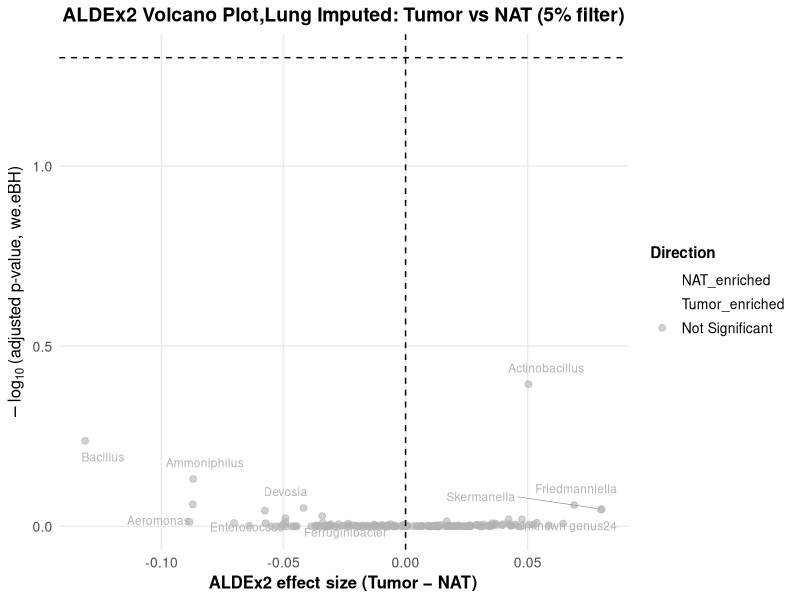
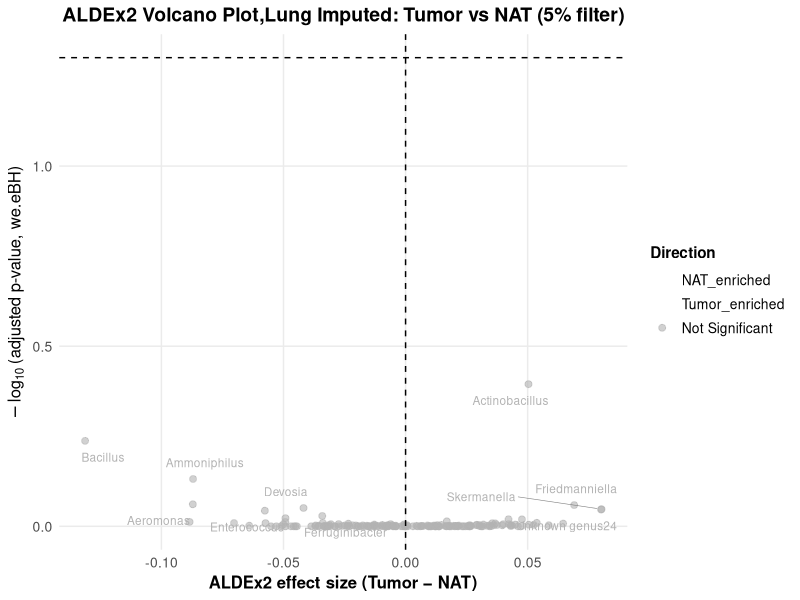
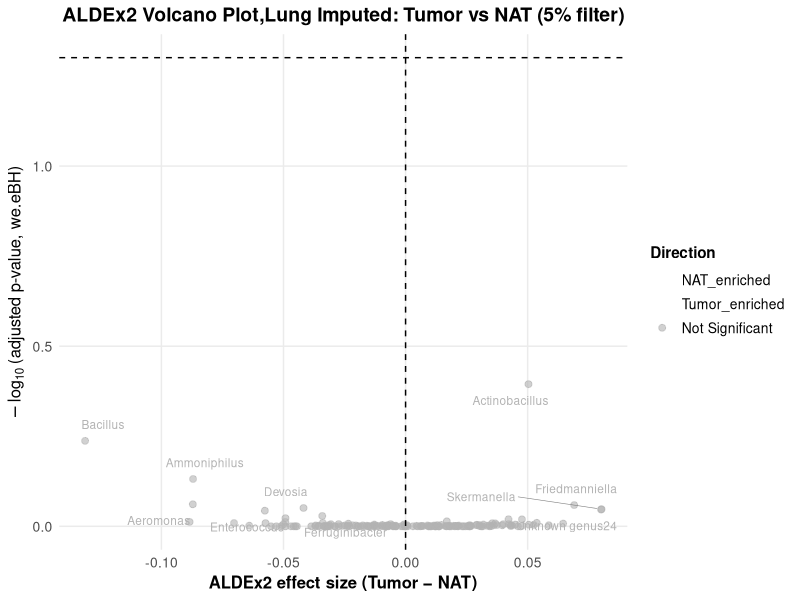

Recreate these plots in R, in order.
setwd("C:/Users/sanyu/OneDrive/Desktop/Lung_new/Viz/Aldex2")
library(ggplot2)
library(ggrepel)
library(dplyr)


# Load the data (full ALDEx2 table with all taxa)
# Columns: taxon, we.ep, we.eBH, wi.ep, wi.eBH, rab.*, diff.*, effect,
#          overlap, p_we, q_we, p_wi, q_wi, p_min, significant, direction
data <- read.csv("imp5pct.csv", header = TRUE)

# Use we.eBH as the adjusted p-value
padj_cutoff <- 0.05

# Add padj, -log10(padj) and direction label
data <- data %>%
  mutate(
    # adjusted p-value (Welch test BH)
    padj = we.eBH,
    
    # Y-axis: -log10(adjusted p-value)
    neglog10padj = -log10(padj),
    
    # Direction based on effect sign + padj
    direction_label = case_when(
      padj < padj_cutoff & effect > 0 ~ "Tumor_enriched",
      padj < padj_cutoff & effect < 0 ~ "NAT_enriched",
      TRUE                            ~ "Not Significant"
    )
  )

# Decide which taxa to label:
# If there are significant taxa, label those,
# otherwise label top 10 by lowest padj
n_significant <- sum(data$padj < padj_cutoff, na.rm = TRUE)

if (n_significant > 0) {
  label_data <- data %>%
    filter(padj < padj_cutoff)
  cat("Found", n_significant, "significant genera to label\n")
} else {
  label_data <- data %>%
    arrange(padj) %>%
    slice_head(n = 10)
  cat("No significant genera found. Labeling top 10 by padj\n")
}

# Keep only finite values for plotting
plot_data <- data %>%
  filter(is.finite(effect), is.finite(neglog10padj))

# Ordered factor for legend
plot_data$direction_label <- factor(
  plot_data$direction_label,
  levels = c("NAT_enriched", "Tumor_enriched", "Not Significant")
)

# Color palette
dir_cols <- c(
  "Tumor_enriched"  = "#E64B35",  # Red
  "NAT_enriched"    = "#4DBBD5",  # Blue
  "Not Significant" = "grey70"    # Grey
)

# Volcano plot
volcano_aldex <- ggplot(plot_data,
                        aes(x = effect,
                            y = neglog10padj)) +
  
  # Points colored by direction
  geom_point(aes(color = direction_label),
             size = 2,
             alpha = 0.6) +
  
  # Manual colors
  scale_color_manual(
    values = dir_cols,
    name   = "Direction",
    drop   = FALSE
  ) +
  
  # Horizontal line at padj = 0.05
  geom_hline(
    yintercept = -log10(padj_cutoff),
    linetype   = "dashed",
    color      = "black",
    linewidth  = 0.5
  ) +
  
  # Vertical line at effect = 0
  geom_vline(
    xintercept = 0,
    linetype   = "dashed",
    color      = "black",
    linewidth  = 0.5
  ) +
  
  # Labels for significant genera (or top 10)
  geom_text_repel(
    data = label_data,
    aes(label = taxon, color = direction_label),
    size          = 3,
    max.overlaps  = 20,
    box.padding   = 0.5,
    point.padding = 0.3,
    segment.color = "grey50",
    segment.size  = 0.2,
    show.legend   = FALSE
  ) +
  
  # Titles and axis labels
  labs(
    title = "ALDEx2 Volcano Plot,Lung Imputed: Tumor vs NAT (5% filter)",
    x     = "ALDEx2 effect size (Tumor − NAT)",
    y     = expression(-log[10]~"(adjusted p-value, we.eBH)")
  ) +
  
  # Clean theme
  theme_minimal() +
  theme(
    plot.title       = element_text(hjust = 0.5, face = "bold", size = 14),
    axis.title       = element_text(size = 12, face = "bold"),
    axis.text        = element_text(size = 10),
    legend.title     = element_text(size = 11, face = "bold"),
    legend.text      = element_text(size = 10),
    legend.position  = "right",
    panel.grid.minor = element_blank()
  )

# Show plot
print(volcano_aldex)

# Save plot
ggsave("vpimp5pct_aldex.png", plot = volcano_aldex,
       width = 10, height = 8, dpi = 300)
ggsave("vpimp5pct_aldex.pdf", plot = volcano_aldex,
       width = 10, height = 8)
